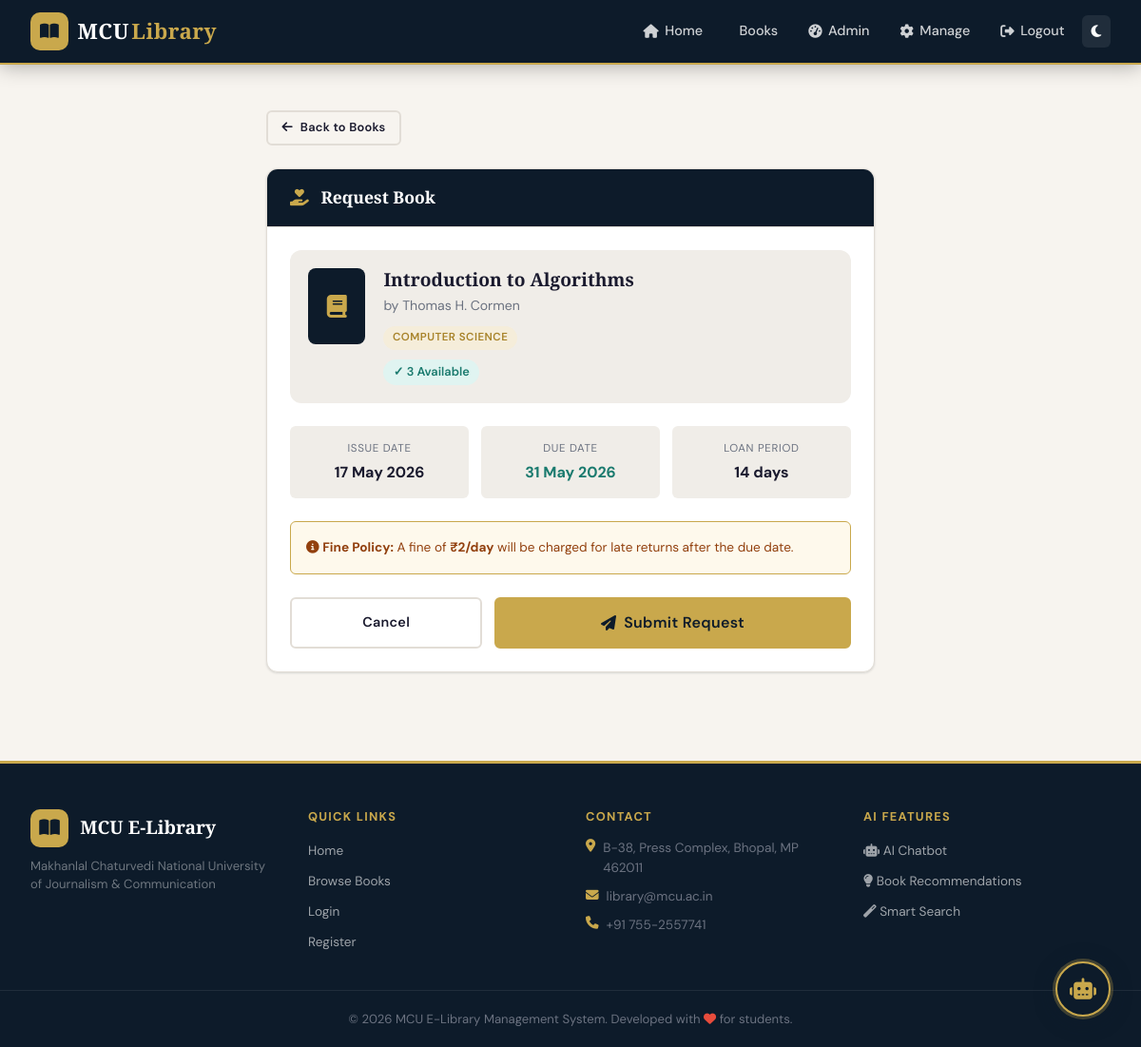
The app's page /issue_book.php?book_id=1 (signed in) with its own data.
### tables this page shows
CREATE TABLE IF NOT EXISTS books (
    id               INT AUTO_INCREMENT PRIMARY KEY,
    title            VARCHAR(255) NOT NULL,
    author           VARCHAR(150) NOT NULL,
    isbn             VARCHAR(20),
    category         VARCHAR(100) NOT NULL,
    publisher        VARCHAR(150),
    publish_year     YEAR,
    description      TEXT,
    cover_image      VARCHAR(255) DEFAULT 'default_cover.png',
    total_quantity   INT NOT NULL DEFAULT 1,
    issued_quantity  INT NOT NULL DEFAULT 0,
    location         VARCHAR(100) COMMENT 'Shelf / rack location',
    added_at         DATETIME DEFAULT CURRENT_TIMESTAMP,
    updated_at       DATETIME DEFAULT CURRENT_TIMESTAMP ON UPDATE CURRENT_TIMESTAMP,
    FULLTEXT KEY ft_search (title, author, description)
);

### issue_book.php (the view, shortened to what this page needs)
<?php
require_once __DIR__ . '/config/db.php';
$bookId    = (int)($_GET['book_id'] ?? 0);
$book = $pdo->prepare("SELECT * FROM books WHERE id=?");
$book->execute([$bookId]);
$book = $book->fetch();
$avail = $book['total_quantity'] - $book['issued_quantity'];
require_once __DIR__ . '/includes/header.php';
?>
<div class="container section">
  <div style="max-width:640px;margin:0 auto;">
    <a href="/books.php" class="btn btn-outline btn-sm" style="margin-bottom:1.5rem;">
      <i class="fas fa-arrow-left"></i> Back to Books
    </a>
    <div class="card">
      <div class="card-header" style="background:var(--navy);">
        <h3 style="color:#fff;"><i class="fas fa-hand-holding-heart" style="color:var(--gold);margin-right:.5rem;"></i> Request Book</h3>
      </div>
      <div class="card-body">
        <div style="display:flex;gap:1.2rem;align-items:flex-start;background:var(--bg-input);border-radius:var(--radius);padding:1.2rem;margin-bottom:1.5rem;">
          <div style="width:60px;height:80px;background:var(--navy);border-radius:8px;display:grid;place-items:center;flex-shrink:0;">
            <i class="fas fa-book" style="color:var(--gold);font-size:1.5rem;"></i>
          </div>
          <div>
            <h3 style="margin:0 0 .3rem;font-size:1.2rem;"><?= htmlspecialchars($book['title']) ?></h3>
            <p style="margin:0 0 .5rem;font-size:.88rem;">by <?= htmlspecialchars($book['author']) ?></p>
            <span class="book-category"><?= htmlspecialchars($book['category']) ?></span>
            <div style="margin-top:.6rem;">
              <span class="book-availability <?= $avail > 0 ? 'avail-yes' : 'avail-no' ?>">
                <?= $avail > 0 ? "✓ $avail Available" : '✕ Out of Stock' ?>
              </span>
            </div>
          </div>
        </div>
        <div style="display:grid;grid-template-columns:1fr 1fr 1fr;gap:.8rem;margin-bottom:1.5rem;text-align:center;">
          <div style="background:var(--bg-input);border-radius:var(--radius-sm);padding:.9rem;">
            <div style="font-size:.72rem;color:var(--text-muted);text-transform:uppercase;letter-spacing:.06em;">Issue Date</div>
            <div style="font-weight:700;margin-top:.2rem;"><?= date('d M Y') ?></div>
          </div>
          <div style="background:var(--bg-input);border-radius:var(--radius-sm);padding:.9rem;">
            <div style="font-size:.72rem;color:var(--text-muted);text-transform:uppercase;letter-spacing:.06em;">Due Date</div>
            <div style="font-weight:700;margin-top:.2rem;color:var(--teal);"><?= date('d M Y', strtotime('+'.LOAN_DAYS.' days')) ?></div>
          </div>
          <div style="background:var(--bg-input);border-radius:var(--radius-sm);padding:.9rem;">
            <div style="font-size:.72rem;color:var(--text-muted);text-transform:uppercase;letter-spacing:.06em;">Loan Period</div>
            <div style="font-weight:700;margin-top:.2rem;"><?= LOAN_DAYS ?> days</div>
          </div>
        </div>
        <div style="background:var(--warning-bg);border:1px solid var(--gold);border-radius:var(--radius-sm);padding:1rem;margin-bottom:1.5rem;font-size:.85rem;color:#92400e;">
          <i class="fas fa-info-circle"></i>
          <strong>Fine Policy:</strong> A fine of <strong>₹<?= FINE_PER_DAY ?>/day</strong> will be charged for late returns after the due date.
        </div>
        <?php if ($avail > 0): ?>
        <form method="POST">
          <div style="display:flex;gap:.8rem;">
            <a href="/books.php" class="btn btn-outline" style="flex:1;justify-content:center;">Cancel</a>
            <button type="submit" class="btn btn-primary btn-lg" style="flex:2;justify-content:center;">
              <i class="fas fa-paper-plane"></i> Submit Request
            </button>
          </div>
        </form>
        <?php endif; ?>
      </div>
    </div>
  </div>
</div>
<?php require_once __DIR__ . '/includes/footer.php'; ?>

### assets/css/style.css (style rules this page uses)
:root { --bg: #f7f4ef; --bg-card: #ffffff; --bg-input: #f0ede8; --bg-sidebar: #0d1b2a; --text: #1a1a2e; --text-muted: #6b7280; --text-light: #9ca3af; --border: #e2ddd6; --border-focus: #c9a84c; --navy: #0d1b2a; --navy-light: #162234; --gold: #c9a84c; --gold-dark: #a8832a; --gold-pale: #f5edda; --rust: #c0392b; --teal: #1a7a6e; --teal-pale: #e0f4f1; --success: #1a7a6e; --success-bg: #e0f4f1; --danger: #c0392b; --danger-bg: #fde8e6; --warning: #c9a84c; --warning-bg: #fef9ec; --info: #2563eb; --info-bg: #eff6ff; --radius-sm: 6px; --radius: 12px; --radius-lg: 20px; --radius-xl: 32px; --shadow-sm: 0 1px 3px rgba(13,27,42,.08), 0 1px 2px rgba(13,27,42,.06); --shadow: 0 4px 16px rgba(13,27,42,.10), 0 2px 6px rgba(13,27,42,.07); --shadow-lg: 0 12px 40px rgba(13,27,42,.14), 0 4px 12px rgba(13,27,42,.08); --shadow-gold: 0 4px 24px rgba(201,168,76,.30); --font-display: 'Playfair Display', Georgia, serif; --font-body: 'DM Sans', system-ui, sans-serif; --ease: cubic-bezier(.4,0,.2,1); --dur: 220ms; --nav-h: 68px; }
*, *::before, *::after { box-sizing: border-box; margin: 0; padding: 0; }
html { scroll-behavior: smooth; font-size: 16px; }
body { font-family: var(--font-body); background: var(--bg); color: var(--text); line-height: 1.6; min-height: 100vh; transition: background var(--dur) var(--ease), color var(--dur) var(--ease); }
a { color: var(--gold-dark); text-decoration: none; transition: color var(--dur) var(--ease); }
button { cursor: pointer; font-family: var(--font-body); border: none; }
h1,h2,h3,h4,h5 { font-family: var(--font-display); line-height: 1.2; font-weight: 700; }
h3 { font-size: 1.4rem; }
p { color: var(--text-muted); }
.btn { display: inline-flex; align-items: center; gap: .5rem; padding: .65rem 1.4rem; border-radius: var(--radius-sm); font-size: .9rem; font-weight: 600; letter-spacing: .02em; transition: all var(--dur) var(--ease); white-space: nowrap; border: 2px solid transparent; }
.btn-primary { background: var(--gold); color: var(--navy); border-color: var(--gold); }
.btn-outline { background: transparent; border-color: var(--border); color: var(--text); }
.btn-sm { padding: .4rem .9rem; font-size: .8rem; }
.btn-lg { padding: .9rem 2rem; font-size: 1rem; }
.card { background: var(--bg-card); border: 1px solid var(--border); border-radius: var(--radius); box-shadow: var(--shadow-sm); overflow: hidden; transition: box-shadow var(--dur) var(--ease), transform var(--dur) var(--ease); }
.card-header { padding: 1.2rem 1.5rem; border-bottom: 1px solid var(--border); display: flex; align-items: center; justify-content: space-between; gap: .8rem; }
.card-header h3 { margin: 0; font-size: 1.1rem; }
.card-body { padding: 1.5rem; }
.book-category { display: inline-block; padding: .2rem .6rem; background: var(--gold-pale); color: var(--gold-dark); border-radius: 99px; font-size: .72rem; font-weight: 600; letter-spacing: .04em; text-transform: uppercase; }
.book-availability { display: inline-flex; align-items: center; gap: .35rem; font-size: .8rem; font-weight: 600; padding: .2rem .65rem; border-radius: 99px; }
.avail-yes { background: var(--success-bg); color: var(--success); }
.container { max-width: 1200px; margin: 0 auto; padding: 0 1.5rem; }
.section { padding: 3rem 0; }

### records on screen
books: title "Introduction to Algorithms", author "Thomas H. Cormen", category "COMPUTER SCIENCE", avail "3"

### other values on screen
date('d M Y', strtotime('+'.LOAN_DAYS.' days')) "31 May 2026"
LOAN_DAYS "14"
FINE_PER_DAY "2"
